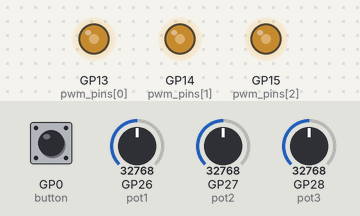
Simulated run of this program. Board: Raspberry Pi Pico running MicroPython. Shown: output pins drawn as LEDs (lit = HIGH). The inputs (shaded band) are chosen by the test bench; at power-on: GP26 (pot1) = 32768, GP27 (pot2) = 32768, GP28 (pot3) = 32768, GP0 (button) HIGH (analog values on the 0–65535 scale).

Above: at 1.2 s.
1.3 s: GP26 (pot1) set to 45874
At 1.7 s:
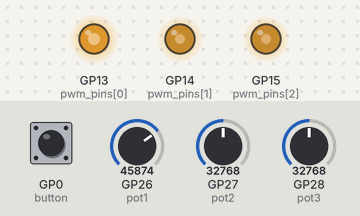
2.8 s: GP27 (pot2) set to 45874
At 4.0 s:
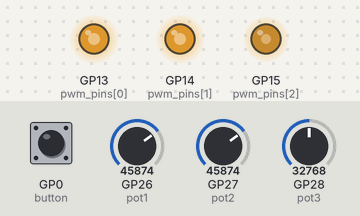
4.3 s: GP28 (pot3) set to 45874
At 5.2 s:
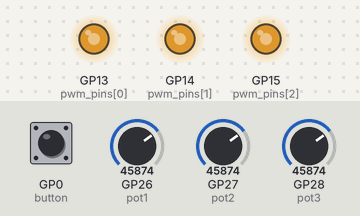
5.8 s: GP26 (pot1) set to 57670
At 6.3 s:
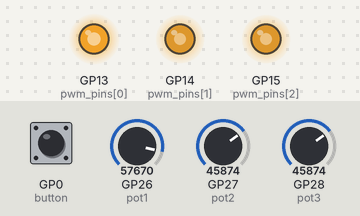
7.3 s: GP27 (pot2) set to 57670
At 8.5 s:
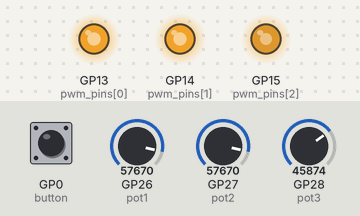
8.8 s: GP28 (pot3) set to 57670
At 9.8 s:
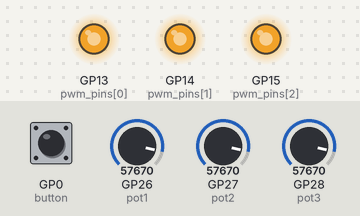
Timing chart, 0 to 11.3 s (numbered marks = the images above; inputs shaded):
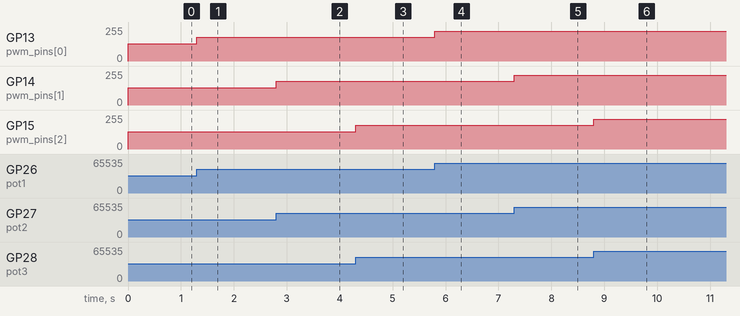

Measured:
- after the input at 1.3 s, GP13 (pwm_pins[0]): 128/255 → 178/255 at once
- after the input at 2.8 s, GP14 (pwm_pins[1]): 128/255 → 178/255 at once
- after the input at 4.3 s, GP15 (pwm_pins[2]): 128/255 → 178/255 at once
- after the input at 5.8 s, GP13 (pwm_pins[0]): 178/255 → 224/255 at once
- after the input at 7.3 s, GP14 (pwm_pins[1]): 178/255 → 224/255 at once
- after the input at 8.8 s, GP15 (pwm_pins[2]): 178/255 → 224/255 at once

The program:

rgb_potentio+effect.py
```python
import time
from machine import Pin, PWM, ADC

RED = 0
GREEN = 1
BLUE = 2

adcpin1 = 26
adcpin2 = 27
adcpin3 = 28

button = machine.Pin(0,machine.Pin.IN, machine.Pin.PULL_UP)

pot1 = ADC(adcpin1)
pot2 = ADC(adcpin2)
pot3 = ADC(adcpin3)

pwm_pins = [13,14,15]

pwms = [PWM(Pin(pwm_pins[RED])),
        PWM(Pin(pwm_pins[GREEN])),
        PWM(Pin(pwm_pins[BLUE]))]
for pwm in pwms:
    pwm.freq(1000)

def ReadPotentiometer1():
    adcpin = 26
    pot = ADC(adcpin1)

    adc_value1 = pot.read_u16()
    return adc_value1

def ReadPotentiometer2():
    adcpin = 27
    pot = ADC(adcpin2)

    adc_value2 = pot.read_u16()
    return adc_value2

def ReadPotentiometer3():
    adcpin = 28
    pot = ADC(adcpin3)

    adc_value3 = pot.read_u16()
    return adc_value3

def basic_svetielka():
    while True:
        potvalue1 = ReadPotentiometer1()
        potvalue2 = ReadPotentiometer2()
        potvalue3 = ReadPotentiometer3()

        pwms[RED].duty_u16(int(potvalue1))
        pwms[GREEN].duty_u16(int(potvalue2))
        pwms[BLUE].duty_u16(int(potvalue3))
        if not button.value() == 1:
                    pulse()
def pulse():
    last_state = 0
    while last_state <1:
        for i in range(0,66):
            time.sleep(0.06)
            rgb_value = i*1000
            print(rgb_value)

        for i in range(66,-1,-1):
            time.sleep(0.06)
            rgb_value = i*1000
            print(rgb_value)
            if not button.value() == 1:
                basic_svetielka()
                last_state =+ 3

while True:
    basic_svetielka()
```
